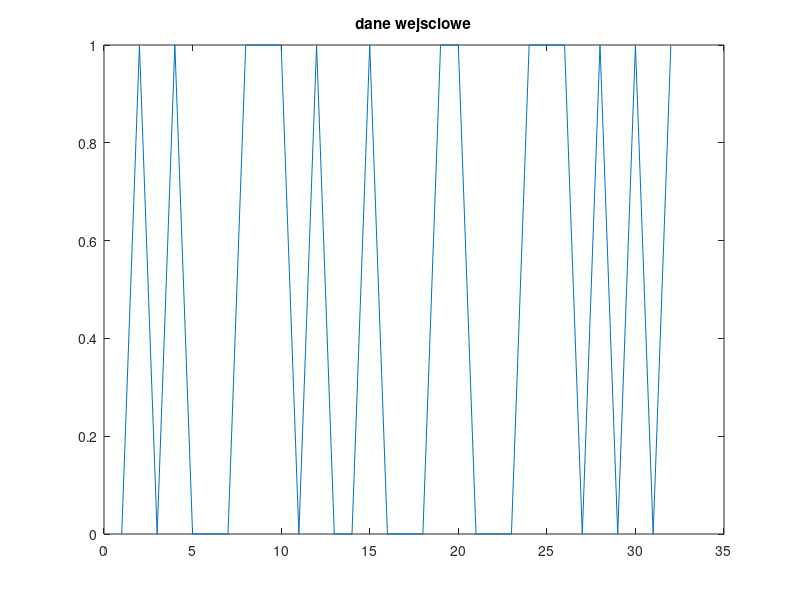
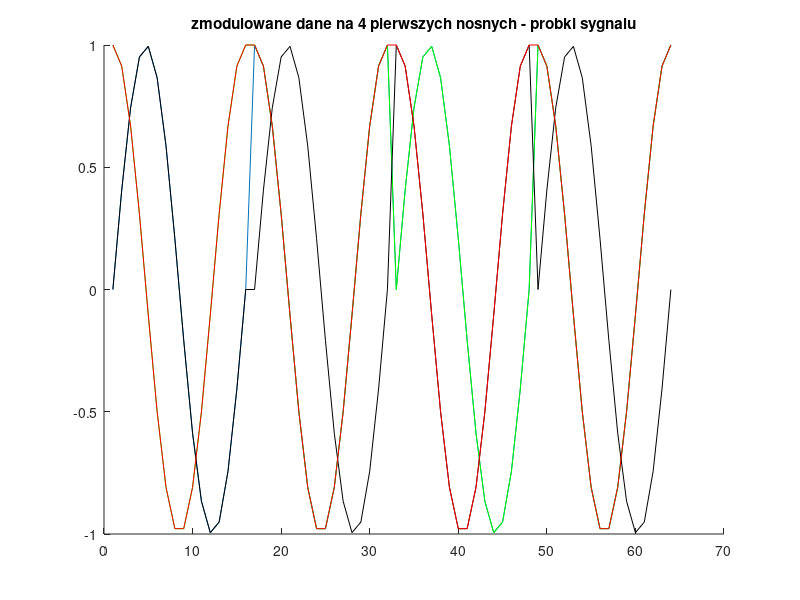
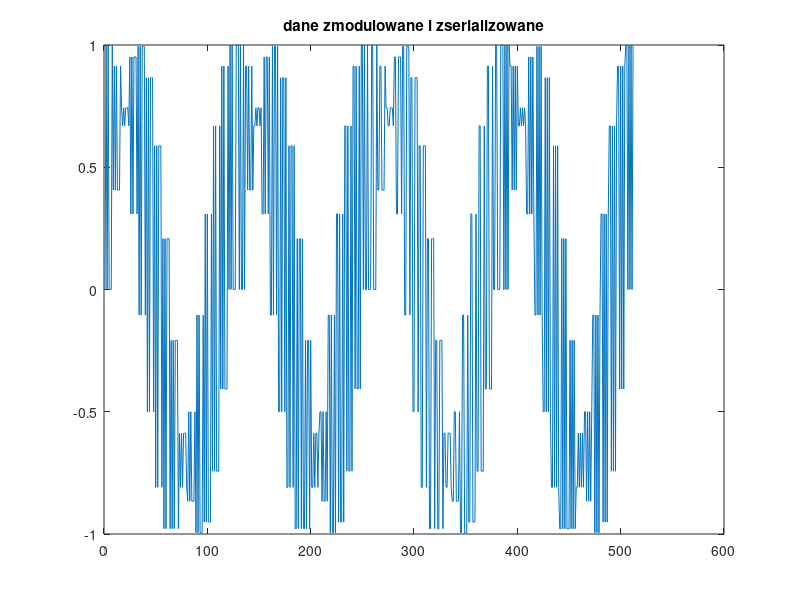
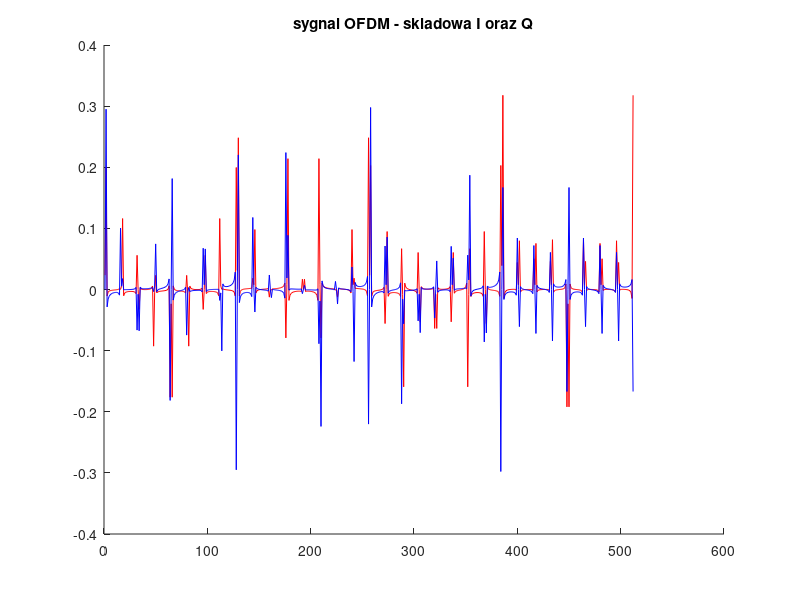

Write the MATLAB code that produced these figures, in order.
clear;
%wczytuje double, zapisuje complex
FID2=fopen('sample_data_in.txt', 'r');
raw_data=textscan(FID2,'%s');
fclose(FID2);

char_data=char(raw_data{:,:});
data_in=str2num(char_data);

% N = ilosc nosnych = ilosc odczepow do zrownoleglania
N = 8;
% uzywamy modulacji BPSK
% fs = ilosc probek sygnalu analogowego w symbolu modulacji
fs = 16;
% f = czestotliwosc sygnalu w symbolu modulacji
% dla f = 1 w symbolu modulacji mamy jeden pelen okres sinusa (lub
% cosinusa)
f = 1;

% padding zerami jesli dane nie sa wielokrotnoscia N
if( mod(length(data_in),N)~=0 )
    data_in = [data_in, zeros(1,N-mod(length(data_in),N))];
end

% S/P (Serial to Parallel)
% zrownoleglamy dane wejsciowe do wyslania
for i=1:length(data_in)/N
    for j=1:N
        data_parallel(j,i)=data_in((i-1)*N+j);       
    end
end

% tworzenie LUT symboli modulacji
% probkowanie sinusa oraz cosinusa w fs punktach
t=linspace(0,1,fs);
for k=1:fs
    bpsk_0(k)=sin(2*pi*f*t(k));
    bpsk_1(k)=cos(2*pi*f*t(k));
end

% mapowanie modulacji - przypisanie danym poprzednio utworzonych symboli -
% fs probek sygnalu
for i=1:length(data_in)/N
    for j=1:N

        if data_parallel(j,i)==1
            current_simbol = bpsk_1;
        else
            current_simbol = bpsk_0;
        end
        
        data_mapped(j,(i-1)*fs+1:(i-1)*fs+fs)=current_simbol;
    end
end

% P / S (Parallel to Serial)
% serializujemy dane na potrzeby fft oraz pozniejszego wyslania w kanal
for i=1:fs*length(data_in)/N
    for j=1:N
        data_serialized((i-1)*N+j)=data_mapped(j,i);
    end
end

% IFFT
% ifft liczymy dla wszystkich N symboli jednoczesnie
% kazdy symbol to fs probek, wiec musimy policzyc naraz ifft z 
% fs (ilosc probek w symbolu) * N (ilosc odczepow rownoleglych = ilosc
% nosnych)
step=fs*N;
for i=1:length(data_in)/N
    data_modulated((i-1)*step+1:(i-1)*step+step)=ifft(data_serialized((i-1)*step+1:(i-1)*step+step));
end

figure(1)
plot(data_in);
title('dane wejsciowe');

figure(2);
hold on;
plot(data_mapped(1,:));
plot(data_mapped(2,:),'g');
plot(data_mapped(3,:),'k');
plot(data_mapped(4,:),'r');
title('zmodulowane dane na 4 pierwszych nosnych - probki sygnalu');

figure(3);
plot(data_serialized);
title('dane zmodulowane i zserializowane');

figure(4)
hold on;
plot(real(data_modulated),'r');
plot(imag(data_modulated),'b');
title('sygnal OFDM - skladowa I oraz Q');

dlmwrite('mod_output_rc.txt',data_modulated,'precision','%.8f');
